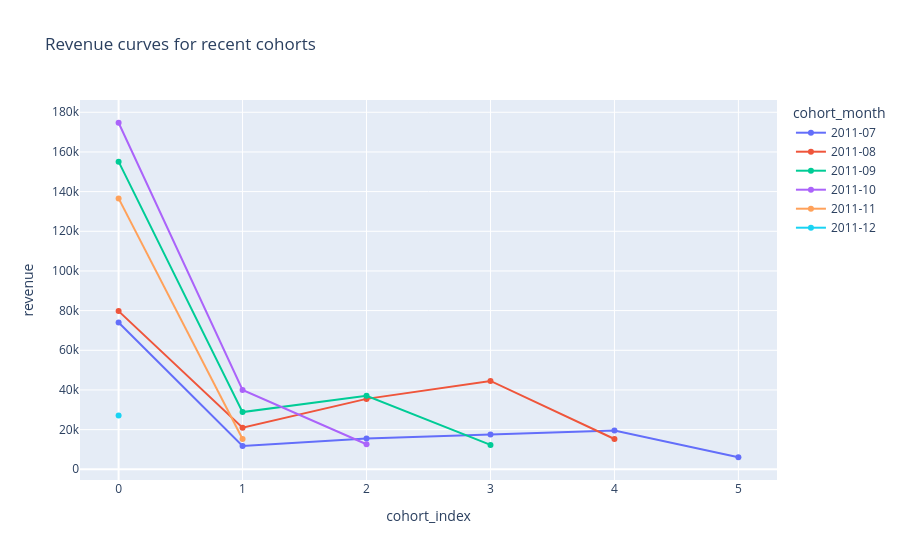

This figure's notebook cell:
### Code cell
cohort_revenue["cohort_month"] = cohort_revenue["cohort_month"].astype(str)
selected_cohorts = cohort_revenue["cohort_month"].drop_duplicates().sort_values().tail(6)
px.line(
    cohort_revenue.loc[cohort_revenue["cohort_month"].isin(selected_cohorts)],
    x="cohort_index",
    y="revenue",
    color="cohort_month",
    markers=True,
    title="Revenue curves for recent cohorts",
)

### Figure 1 — Plotly figure (JSON) as saved in the notebook; plotly's stock layout.template omitted (floating-point values rounded to 4 significant figures)
{"data": [{"hovertemplate": "cohort_month=2011-07<br>cohort_index=%{x}<br>revenue=%{y}<extra></extra>", "legendgroup": "2011-07", "line": {"color": "#636efa", "dash": "solid"}, "marker": {"symbol": "circle"}, "mode": "lines+markers", "name": "2011-07", "orientation": "v", "showlegend": true, "type": "scatter", "x": [0, 1, 2, 3, 4, 5], "xaxis": "x", "y": [74010.0, 11790.0, 15530.0, 17550.0, 19510.0, 6072.0], "yaxis": "y"}, {"hovertemplate": "cohort_month=2011-08<br>cohort_index=%{x}<br>revenue=%{y}<extra></extra>", "legendgroup": "2011-08", "line": {"color": "#EF553B", "dash": "solid"}, "marker": {"symbol": "circle"}, "mode": "lines+markers", "name": "2011-08", "orientation": "v", "showlegend": true, "type": "scatter", "x": [0, 1, 2, 3, 4], "xaxis": "x", "y": [79760.0, 20960.0, 35500.0, 44540.0, 15280.0], "yaxis": "y"}, {"hovertemplate": "cohort_month=2011-09<br>cohort_index=%{x}<br>revenue=%{y}<extra></extra>", "legendgroup": "2011-09", "line": {"color": "#00cc96", "dash": "solid"}, "marker": {"symbol": "circle"}, "mode": "lines+markers", "name": "2011-09", "orientation": "v", "showlegend": true, "type": "scatter", "x": [0, 1, 2, 3], "xaxis": "x", "y": [155100.0, 28850.0, 37030.0, 12310.0], "yaxis": "y"}, {"hovertemplate": "cohort_month=2011-10<br>cohort_index=%{x}<br>revenue=%{y}<extra></extra>", "legendgroup": "2011-10", "line": {"color": "#ab63fa", "dash": "solid"}, "marker": {"symbol": "circle"}, "mode": "lines+markers", "name": "2011-10", "orientation": "v", "showlegend": true, "type": "scatter", "x": [0, 1, 2], "xaxis": "x", "y": [174700.0, 40030.0, 12620.0], "yaxis": "y"}, {"hovertemplate": "cohort_month=2011-11<br>cohort_index=%{x}<br>revenue=%{y}<extra></extra>", "legendgroup": "2011-11", "line": {"color": "#FFA15A", "dash": "solid"}, "marker": {"symbol": "circle"}, "mode": "lines+markers", "name": "2011-11", "orientation": "v", "showlegend": true, "type": "scatter", "x": [0, 1], "xaxis": "x", "y": [136600.0, 15280.0], "yaxis": "y"}, {"hovertemplate": "cohort_month=2011-12<br>cohort_index=%{x}<br>revenue=%{y}<extra></extra>", "legendgroup": "2011-12", "line": {"color": "#19d3f3", "dash": "solid"}, "marker": {"symbol": "circle"}, "mode": "lines+markers", "name": "2011-12", "orientation": "v", "showlegend": true, "type": "scatter", "x": [0], "xaxis": "x", "y": [27060.0], "yaxis": "y"}], "layout": {"legend": {"title": {"text": "cohort_month"}, "tracegroupgap": 0}, "title": {"text": "Revenue curves for recent cohorts"}, "xaxis": {"anchor": "y", "domain": [0, 1], "title": {"text": "cohort_index"}}, "yaxis": {"anchor": "x", "domain": [0, 1], "title": {"text": "revenue"}}}}
